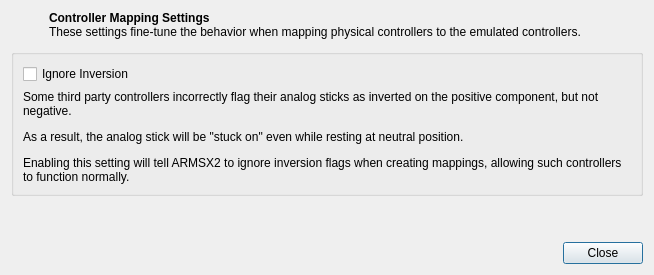
<?xml version="1.0" encoding="UTF-8"?>
<ui version="4.0">
 <class>ControllerMappingSettingsDialog</class>
 <widget class="QDialog" name="ControllerMappingSettingsDialog">
  <property name="geometry">
   <rect>
    <x>0</x>
    <y>0</y>
    <width>654</width>
    <height>275</height>
   </rect>
  </property>
  <property name="windowTitle">
   <string>Controller Mapping Settings</string>
  </property>
  <layout class="QVBoxLayout" name="verticalLayout_2">
   <item>
    <layout class="QHBoxLayout" name="horizontalLayout">
     <item>
      <widget class="QLabel" name="icon">
       <property name="minimumSize">
        <size>
         <width>32</width>
         <height>32</height>
        </size>
       </property>
       <property name="maximumSize">
        <size>
         <width>32</width>
         <height>32</height>
        </size>
       </property>
      </widget>
     </item>
     <item>
      <widget class="QLabel" name="label_4">
       <property name="text">
        <string>&lt;html&gt;&lt;head/&gt;&lt;body&gt;&lt;p&gt;&lt;span style=&quot; font-weight:700;&quot;&gt;Controller Mapping Settings&lt;/span&gt;&lt;br/&gt;These settings fine-tune the behavior when mapping physical controllers to the emulated controllers.&lt;/p&gt;&lt;/body&gt;&lt;/html&gt;</string>
       </property>
       <property name="textFormat">
        <enum>Qt::TextFormat::RichText</enum>
       </property>
       <property name="alignment">
        <set>Qt::AlignmentFlag::AlignLeading|Qt::AlignmentFlag::AlignLeft|Qt::AlignmentFlag::AlignTop</set>
       </property>
       <property name="wordWrap">
        <bool>true</bool>
       </property>
      </widget>
     </item>
    </layout>
   </item>
   <item>
    <widget class="QGroupBox" name="groupBox">
     <property name="title">
      <string/>
     </property>
     <layout class="QVBoxLayout" name="verticalLayout">
      <item>
       <widget class="QCheckBox" name="ignoreInversion">
        <property name="text">
         <string>Ignore Inversion</string>
        </property>
       </widget>
      </item>
      <item>
       <widget class="QLabel" name="label">
        <property name="text">
         <string>&lt;html&gt;&lt;head/&gt;&lt;body&gt;&lt;p&gt;Some third party controllers incorrectly flag their analog sticks as inverted on the positive component, but not negative.&lt;/p&gt;&lt;p&gt;As a result, the analog stick will be &amp;quot;stuck on&amp;quot; even while resting at neutral position. &lt;/p&gt;&lt;p&gt;Enabling this setting will tell ARMSX2 to ignore inversion flags when creating mappings, allowing such controllers to function normally.&lt;/p&gt;&lt;/body&gt;&lt;/html&gt;</string>
        </property>
        <property name="wordWrap">
         <bool>true</bool>
        </property>
        <property name="buddy">
         <cstring>ignoreInversion</cstring>
        </property>
       </widget>
      </item>
     </layout>
    </widget>
   </item>
   <item>
    <spacer name="verticalSpacer">
     <property name="orientation">
      <enum>Qt::Orientation::Vertical</enum>
     </property>
     <property name="sizeHint" stdset="0">
      <size>
       <width>20</width>
       <height>28</height>
      </size>
     </property>
    </spacer>
   </item>
   <item>
    <widget class="QDialogButtonBox" name="buttonBox">
     <property name="standardButtons">
      <set>QDialogButtonBox::StandardButton::Close</set>
     </property>
    </widget>
   </item>
  </layout>
 </widget>
 <tabstops>
  <tabstop>ignoreInversion</tabstop>
 </tabstops>
 <resources>
  <include location="../resources/resources.qrc"/>
 </resources>
 <connections/>
</ui>
